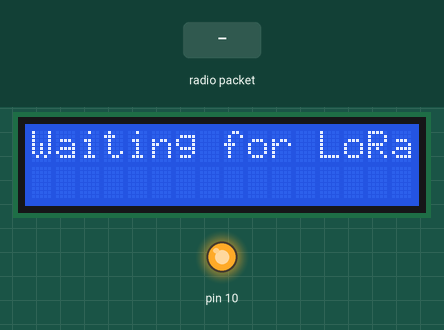
Recording of a sketch running on a simulated Arduino Uno, built with avr-gcc and run on an emulated ATmega328P. Parts: 16×2 character LCD, output pins drawn as LEDs (lit = HIGH). Inputs (shaded band) come from the test bench. No radio packets arrive unless stated; what the sketch prints to the serial monitor is not drawn.

Above: at 1.3 s.
1.4 s: radio packet "1" arrives
At 3.0 s:
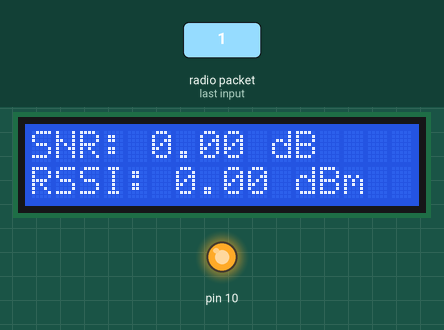
At 18.7 s:
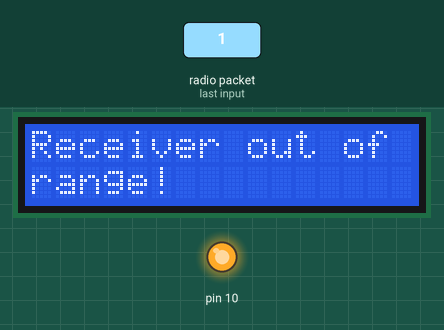
Timing chart, 0 to 19.0 s (numbered marks = the images above; inputs shaded):
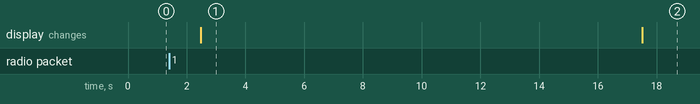

The sketch:

Oloolua_test_wazidev_receiver.ino
```cpp
#include <Wire.h>
#include <LoRa.h>
#include <LiquidCrystal_I2C.h>

#define LCD_ADDRESS 0x27 // I2C address of your LCD
#define LCD_COLUMNS 16 // Number of columns in LCD
#define LCD_ROWS 2 // Number of rows in LCD
#define MAX_WAIT_TIME 10000 // Maximum wait time for LoRa packet in milliseconds

LiquidCrystal_I2C lcd(LCD_ADDRESS, LCD_COLUMNS, LCD_ROWS);

void setup() {
  Serial.begin(9600);
  while (!Serial);

  // Initialize LCD display
  lcd.init();
  lcd.backlight(); // Turn on backlight
  lcd.clear();
  lcd.setCursor(0, 0);
  lcd.print("Waiting for LoRa");

  // LoRa initialization
  SPI.begin();
  if (!LoRa.begin(866E6)) { // Change frequency to 866 MHz
    Serial.println("Starting LoRa failed!");
    while (1);
  }
  Serial.println("LoRa initialized successfully.");
}

void loop() {
  // Listen for LoRa packets
  unsigned long startTime = millis();
  int packetSize;
  while ((packetSize = LoRa.parsePacket()) == 0) {
    if (millis() - startTime > MAX_WAIT_TIME) {
      Serial.println("No LoRa packet received, receiver out of range!");
      lcd.clear();
      lcd.setCursor(0, 0);
      lcd.print("Receiver out of");
      lcd.setCursor(0, 1);
      lcd.print("range!");
      break;
    }
  }

  if (packetSize) {
    float receivedIntensity;
    float receivedSNR;
    float receivedRSSI;
    float receivedDistance;

    // Only print formatted data once for each received packet
    if (LoRa.available()) {
      byte data[16];
      LoRa.readBytes(data, 16);

      // Convert bytes back to float data
      receivedIntensity = bytesToFloat(&data[0]);
      receivedSNR = bytesToFloat(&data[4]);
      receivedRSSI = bytesToFloat(&data[8]);
      receivedDistance = bytesToFloat(&data[12]);

      // Print formatted data to Serial
      Serial.print("Received Intensity (dB): ");
      Serial.println(receivedIntensity);
      Serial.print("Received SNR (dB): ");
      Serial.println(receivedSNR);
      Serial.print("Received RSSI (dBm): ");
      Serial.println(receivedRSSI);
      Serial.print("Received Distance (cm): ");
      Serial.println(receivedDistance);

      // Display data on LCD
      lcd.clear();
      lcd.setCursor(0, 0);
      lcd.print("SNR: ");
      lcd.print(receivedSNR);
      lcd.print(" dB  ");
      lcd.setCursor(0, 1);
      lcd.print("RSSI: ");
      lcd.print(receivedRSSI);
      lcd.print(" dBm");
    }

    delay(5000); // Delay between display updates
  }
}

// Convert bytes to float
float bytesToFloat(byte* bytes_array) {
  union {
    float float_variable;
    byte temp_array[4];
  } u;
  memcpy(u.temp_array, bytes_array, 4);
  return u.float_variable;
}
```

Measured:
- after the input at 1.4 s, the display: changes after 1.1 s (image 1)
- what the display in image 1 shows lasts 15.0 s, from 2.5 s to 17.5 s
